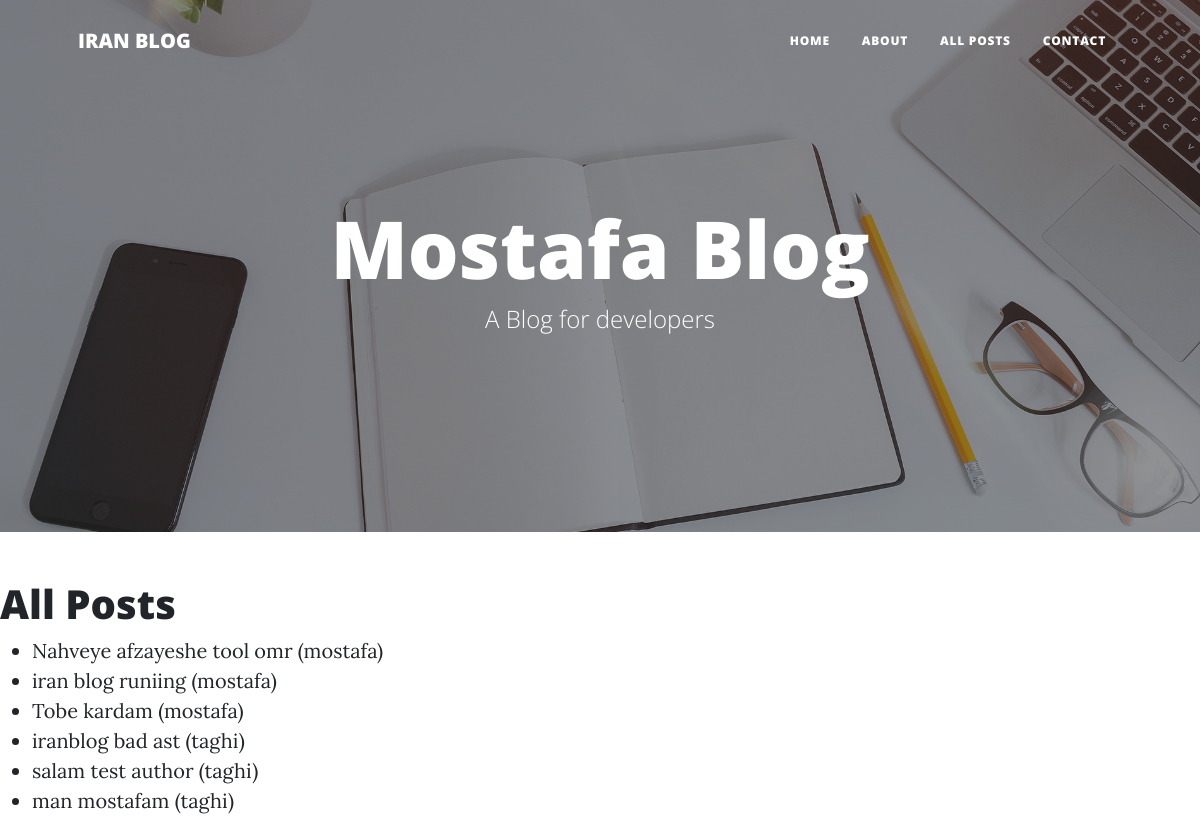
/posts/, run on the app's committed database.
### weblog/models.py (models this page shows, shortened)
class Post(models.Model):
    text = models.TextField()
    created_at = models.DateTimeField(auto_now_add=True)
    updated_at = models.DateTimeField(auto_now=True)
    title = models.CharField(max_length=100 )
    author = models.ForeignKey(User, on_delete=models.CASCADE)

### weblog/views.py (the view)
# urls.py: path('posts/', get_all_posts),
def get_all_posts(req):
    all_posts = Post.objects.all()
    return HttpResponse(render(req, 'all_posts.html', context={
        'posts': all_posts
    }))

### templates/all_posts.html (shortened to what this page needs)
<!DOCTYPE html>
<html lang="en">
    <head>
        <link href="/static/css/styles.css" rel="stylesheet" />
    </head>
    <body>
        <nav class="navbar navbar-expand-lg navbar-light" id="mainNav">
            <div class="container px-4 px-lg-5">
                <a class="navbar-brand" href="/">IRAN BLOG</a>
                <div class="collapse navbar-collapse" id="navbarResponsive">
                    <ul class="navbar-nav ms-auto py-4 py-lg-0">
                        <li class="nav-item"><a class="nav-link px-lg-3 py-3 py-lg-4" href="/">Home</a></li>
                        <li class="nav-item"><a class="nav-link px-lg-3 py-3 py-lg-4" href="/about">About</a></li>
                        <li class="nav-item"><a class="nav-link px-lg-3 py-3 py-lg-4" href="/posts">All Posts</a></li>
                        <li class="nav-item"><a class="nav-link px-lg-3 py-3 py-lg-4" href="/contact">Contact</a></li>
                    </ul>
                </div>
            </div>
        </nav>
        <header class="masthead" style="background-image: url('/static/assets/img/home-bg.jpg')">
            <div class="container position-relative px-4 px-lg-5">
                <div class="row gx-4 gx-lg-5 justify-content-center">
                    <div class="col-md-10 col-lg-8 col-xl-7">
                        <div class="site-heading">
                            <h1>Mostafa Blog</h1>
                            <span class="subheading">A Blog for developers</span>
                        </div>
                    </div>
                </div>
            </div>
        </header>
<h1>All Posts</h1>
<ul>
    {% for post in posts %}
        <li>
            <a href="/posts/{{ post.id }}">{{ post.title }}</a>
            (<a href="/authors/{{ post.author.username }}">{{ post.author.username }}</a>)
        </li>
    {% endfor %}
</ul>

### data on the page
Post: title "Nahveye afzayeshe tool omr", author.username "mostafa"
Post: title "iran blog runiing", author.username "mostafa"
Post: title "Tobe kardam", author.username "mostafa"
Post: title "iranblog bad ast", author.username "taghi"
Post: title "salam test author", author.username "taghi"
Post: title "man mostafam", author.username "taghi"
